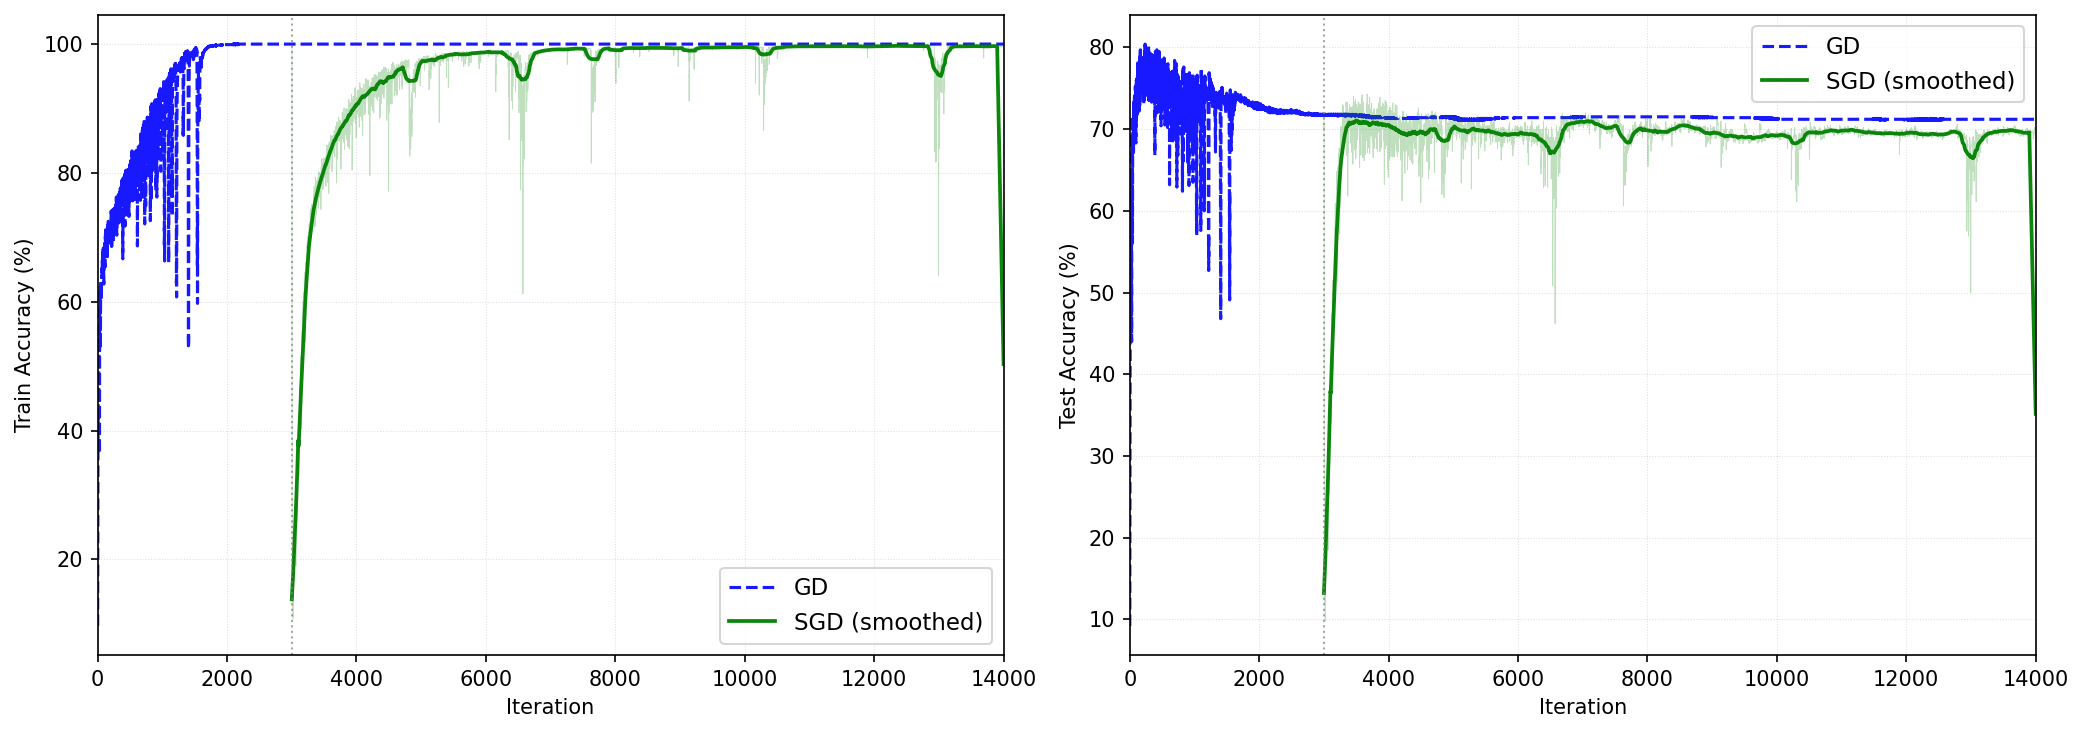

This figure's Python source:
"""
Replication of escape phenomenon (Zhu et al. 2019, Figure 3).

GD converges to a sharp minimum (θ*_GD) with ~100 % training accuracy
(memorising corrupted labels).  SGD, initialised at θ*_GD, escapes that
sharp minimum and settles at a flatter one with better test accuracy.

Setup (Zhu et al. 2019, Section 5.3)
--------------------------------------
  Dataset : FashionMNIST
              1 000 samples with correct labels
              +  200 samples with random labels
              = 1 200 training samples total
  Network : LeNet-like, ~11 244 parameters
              Conv2d(1→4, 5×5, pad=2) → ReLU → MaxPool(2)
              → Linear(784→14) → ReLU → Linear(14→10)
  Loss    : cross-entropy
  LR      : η = 0.07  (same constant for both GD and SGD)
  GD iters: 3 000  (to reach θ*_GD near a global minimum)
  SGD batch: m = 20
  Total iters plotted: 14 000

Left : Training accuracy (%) vs iteration
Right: Test accuracy    (%) vs iteration
"""

import numpy as np
import matplotlib.pyplot as plt
import torch
import torch.nn as nn
from torchvision import datasets, transforms
from torch.utils.data import DataLoader, TensorDataset
import time
import os

# ── device ────────────────────────────────────────────────────────────────────
if torch.backends.mps.is_available():
    DEVICE = torch.device('mps')
elif torch.cuda.is_available():
    DEVICE = torch.device('cuda')
else:
    DEVICE = torch.device('cpu')
print(f"Device: {DEVICE}")

# ── parameters ────────────────────────────────────────────────────────────────
N_CORRECT   = 1000    # samples with correct labels
N_RANDOM    = 200     # samples with random (corrupted) labels
N_TR        = N_CORRECT + N_RANDOM   # 1 200 total training samples
N_TE        = 1000    # test samples
N_CLS       = 10      # FashionMNIST classes
SEED        = 0

GD_ITERS    = 3000    # full-batch GD iterations to reach θ*_GD
TOTAL_ITERS = 14000   # total iterations shown on x-axis
LR          = 0.07    # learning rate — same for GD and SGD
SGD_BATCH   = 20      # mini-batch size (Zhu et al.: m = 20)
LOG_EVERY   = 1       # record accuracy at every single iteration

# SGD learning-rate decay: start large (η=LR) to escape the sharp minimum,
# then reduce so SGD can reconverge at the flat minimum it finds.
# Milestones are global iteration numbers.
SGD_LR_MILESTONES = [6000, 10000]   # global iters to halve the LR
SGD_LR_GAMMA      = 0.3             # 0.07 → 0.021 → 0.0063
SMOOTH_WIN        = 200             # rolling-average window for plotting

# ── FashionMNIST ──────────────────────────────────────────────────────────────
print("Loading FashionMNIST ...")
_ds_tr = datasets.FashionMNIST('./data', train=True,  download=True,
                                transform=transforms.ToTensor())
_ds_te = datasets.FashionMNIST('./data', train=False, download=True,
                                transform=transforms.ToTensor())

# Keep spatial dimensions (1×28×28) for the convolutional network.
X_all    = _ds_tr.data.float().unsqueeze(1) / 255.0   # (60000, 1, 28, 28)
y_all    = _ds_tr.targets.numpy()
X_te_raw = _ds_te.data.float().unsqueeze(1) / 255.0   # (10000, 1, 28, 28)
y_te_all = _ds_te.targets.numpy()

mu, std  = X_all.mean(), X_all.std()
X_all    = (X_all    - mu) / std
X_te_raw = (X_te_raw - mu) / std

# ── data split ────────────────────────────────────────────────────────────────
rng    = np.random.default_rng(SEED)
tr_idx = rng.choice(len(X_all),    N_TR, replace=False)
te_idx = rng.choice(len(X_te_raw), N_TE, replace=False)

X_tr_np = X_all[tr_idx].numpy()
y_tr_np = y_all[tr_idx].copy()
X_te_np = X_te_raw[te_idx].numpy()
y_te_np = y_te_all[te_idx]

# ── corrupt last N_RANDOM training labels ─────────────────────────────────────
y_tr_np[N_CORRECT:] = rng.integers(0, N_CLS, size=N_RANDOM)
print(f"Training: {N_CORRECT} correct + {N_RANDOM} random = {N_TR} total")

X_tr = torch.tensor(X_tr_np, device=DEVICE)
y_tr = torch.tensor(y_tr_np, dtype=torch.long, device=DEVICE)
X_te = torch.tensor(X_te_np, device=DEVICE)
y_te = torch.tensor(y_te_np, dtype=torch.long, device=DEVICE)

# ── model ─────────────────────────────────────────────────────────────────────
class LeNetSmall(nn.Module):
    """
    LeNet-like network for FashionMNIST (1×28×28 → 10 classes).
    Parameter count: 104 + 10 990 + 150 = 11 244  ≈ 11 330 (Zhu et al.).
      Conv2d(1, 4, 5, padding=2) → ReLU → MaxPool(2)  # 4×14×14 = 784 features
      Linear(784, 14) → ReLU → Linear(14, 10)
    """
    def __init__(self):
        super().__init__()
        self.features = nn.Sequential(
            nn.Conv2d(1, 4, 5, padding=2), nn.ReLU(),
            nn.MaxPool2d(2),
        )
        self.classifier = nn.Sequential(
            nn.Linear(784, 14), nn.ReLU(),
            nn.Linear(14, 10),
        )

    def forward(self, x):
        return self.classifier(self.features(x).flatten(1))


criterion = nn.CrossEntropyLoss()


@torch.no_grad()
def accuracy(model, X, y_int):
    return (model(X).argmax(1) == y_int).float().mean().item() * 100.0


def gd_step(model, X, y_int, lr):
    """Single full-batch GD step with cross-entropy loss."""
    model.zero_grad()
    loss = criterion(model(X), y_int)
    loss.backward()
    with torch.no_grad():
        for p in model.parameters():
            p -= lr * p.grad
    return loss.item()


# ── shared initialisation ─────────────────────────────────────────────────────
torch.manual_seed(SEED)
_tmp = LeNetSmall()
n_params = sum(p.numel() for p in _tmp.parameters())
print(f"LeNetSmall parameters: {n_params:,}")
init_state = _tmp.state_dict()
del _tmp

# ── cache files ───────────────────────────────────────────────────────────────
GD_LOGS_FILE   = 'figure8_gd_logs_lenet.npz'
GD_SWITCH_FILE = 'figure8_gd_switch_lenet.pt'
gd_cache_exists = os.path.isfile(GD_LOGS_FILE) and os.path.isfile(GD_SWITCH_FILE)

if gd_cache_exists:
    print(f"\n=== Loading cached GD results ===")
    _gd = np.load(GD_LOGS_FILE)
    iters_gd     = _gd['iters_gd']
    tr_gd        = _gd['tr_gd']
    te_gd        = _gd['te_gd']
    tr_at_switch = float(_gd['tr_at_switch'])
    te_at_switch = float(_gd['te_at_switch'])
    print(f"  GD switch point: train={tr_at_switch:.1f}%  test={te_at_switch:.1f}%")

else:
    # ── Run 1: pure full-batch GD (blue dashed, full x-axis) ─────────────────
    print(f"\n=== Run 1: pure GD ({TOTAL_ITERS} iters, lr={LR}) ===")
    net_gd = LeNetSmall().to(DEVICE)
    net_gd.load_state_dict({k: v.to(DEVICE) for k, v in init_state.items()})

    iters_gd, tr_gd, te_gd = [], [], []
    t0 = time.time()

    for it in range(TOTAL_ITERS + 1):
        if it % LOG_EVERY == 0:
            iters_gd.append(it)
            tr_gd.append(accuracy(net_gd, X_tr, y_tr))
            te_gd.append(accuracy(net_gd, X_te, y_te))
            if it % 1000 == 0:
                print(f"  GD  iter {it:6d}  train={tr_gd[-1]:.1f}%  "
                      f"test={te_gd[-1]:.1f}%  ({time.time()-t0:.0f}s)")
        if it < TOTAL_ITERS:
            gd_step(net_gd, X_tr, y_tr, LR)

    iters_gd = np.array(iters_gd)
    tr_gd    = np.array(tr_gd)
    te_gd    = np.array(te_gd)

    # ── GD warmup: save weights exactly at iteration GD_ITERS ────────────────
    print(f"\n  GD warmup → switch weights at iter {GD_ITERS} ...")
    net_sw = LeNetSmall().to(DEVICE)
    net_sw.load_state_dict({k: v.to(DEVICE) for k, v in init_state.items()})
    for it in range(GD_ITERS):
        loss = gd_step(net_sw, X_tr, y_tr, LR)
        if (it + 1) % 500 == 0:
            print(f"    iter {it+1:5d}  loss={loss:.4f}")

    tr_at_switch = accuracy(net_sw, X_tr, y_tr)
    te_at_switch = accuracy(net_sw, X_te, y_te)
    print(f"  Switch point: train={tr_at_switch:.1f}%  test={te_at_switch:.1f}%")

    np.savez(GD_LOGS_FILE,
             iters_gd=iters_gd, tr_gd=tr_gd, te_gd=te_gd,
             tr_at_switch=tr_at_switch, te_at_switch=te_at_switch)
    torch.save(net_sw.state_dict(), GD_SWITCH_FILE)
    print(f"  Saved {GD_LOGS_FILE} and {GD_SWITCH_FILE}")

# ── Run 2: SGD phase initialised from θ*_GD ───────────────────────────────────
print(f"\n=== Run 2 (SGD phase): lr={LR}  batch={SGD_BATCH} ===")
net_sgd = LeNetSmall().to(DEVICE)
net_sgd.load_state_dict(
    {k: v.to(DEVICE)
     for k, v in torch.load(GD_SWITCH_FILE, map_location=DEVICE).items()})

dataset     = TensorDataset(X_tr, y_tr)
loader      = DataLoader(dataset, batch_size=SGD_BATCH, shuffle=True,
                         generator=torch.Generator().manual_seed(SEED))
loader_iter = iter(loader)
optimizer   = torch.optim.SGD(net_sgd.parameters(), lr=LR)
# Convert global-iteration milestones to SGD-phase iteration milestones
_sgd_milestones = [m - GD_ITERS for m in SGD_LR_MILESTONES if m > GD_ITERS]
scheduler   = torch.optim.lr_scheduler.MultiStepLR(
                  optimizer, milestones=_sgd_milestones, gamma=SGD_LR_GAMMA)

# First log point is the GD solution at the switch
iters_sgd = [GD_ITERS]
tr_sgd    = [tr_at_switch]
te_sgd    = [te_at_switch]

SGD_PHASE = TOTAL_ITERS - GD_ITERS
t0 = time.time()

for it in range(1, SGD_PHASE + 1):
    try:
        Xb, yb = next(loader_iter)
    except StopIteration:
        loader_iter = iter(loader)
        Xb, yb = next(loader_iter)

    optimizer.zero_grad()
    criterion(net_sgd(Xb), yb).backward()
    optimizer.step()
    #scheduler.step()

    global_it = GD_ITERS + it
    if it % LOG_EVERY == 0:
        iters_sgd.append(global_it)
        tr_sgd.append(accuracy(net_sgd, X_tr, y_tr))
        te_sgd.append(accuracy(net_sgd, X_te, y_te))
        if it % 1000 == 0:
            print(f"  SGD iter {global_it:6d}  train={tr_sgd[-1]:.1f}%  "
                  f"test={te_sgd[-1]:.1f}%  ({time.time()-t0:.0f}s)")

# ── plot ──────────────────────────────────────────────────────────────────────
iters_gd  = np.array(iters_gd)
tr_gd     = np.array(tr_gd)
te_gd     = np.array(te_gd)
iters_sgd = np.array(iters_sgd)
tr_sgd    = np.array(tr_sgd)
te_sgd    = np.array(te_sgd)

def smooth(y, w):
    """Centred rolling average with window w; edges use smaller windows."""
    return np.convolve(y, np.ones(w) / w, mode='same')

fig, (ax1, ax2) = plt.subplots(1, 2, figsize=(14, 5))

for ax, gd_y, sgd_y, ylabel in [
        (ax1, tr_gd, tr_sgd, 'Train Accuracy (%)'),
        (ax2, te_gd, te_sgd, 'Test Accuracy (%)')]:

    # raw GD curve (full-batch → no noise, no smoothing needed)
    ax.plot(iters_gd, gd_y, 'b--', linewidth=1.5, label='GD', alpha=0.9)

    # SGD: faint raw trace + bold smoothed trend
    ax.plot(iters_sgd, sgd_y,
            color='green', linewidth=0.4, alpha=0.25)
    ax.plot(iters_sgd, smooth(sgd_y, SMOOTH_WIN),
            color='green', linewidth=1.8, label='SGD (smoothed)', alpha=0.95)

    # switch point and LR decay markers
    ax.axvline(GD_ITERS, color='gray', linewidth=1.0, linestyle=':', alpha=0.7)
    #for ms in SGD_LR_MILESTONES:
    #    ax.axvline(ms, color='orange', linewidth=0.8, linestyle='--', alpha=0.5)

    ax.set_xlabel('Iteration')
    ax.set_ylabel(ylabel)
    ax.legend(fontsize=11)
    ax.set_xlim(0, TOTAL_ITERS)
    ax.grid(True, linestyle=':', linewidth=0.5, alpha=0.4)

#fig.suptitle(
#    rf'Escape phenomenon — corrupted FashionMNIST '
#    rf'($N_{{tr}}={N_TR},\ {N_RANDOM}$ random labels, '
#    rf'$\eta={LR}$, batch={SGD_BATCH}, '
#    rf'GD$\to$SGD at iter {GD_ITERS})',
#    fontsize=9)

plt.tight_layout()
plt.savefig('figure8.pdf', bbox_inches='tight')
plt.savefig('figure8.png', dpi=150, bbox_inches='tight')
print("Saved figure8.pdf / figure8.png")
plt.close()
